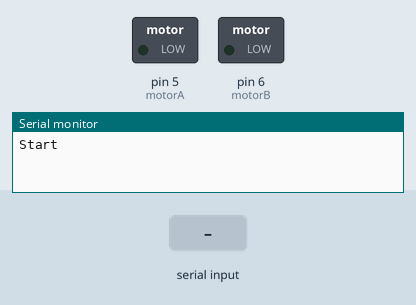
Recording of a sketch running on a simulated Arduino Uno, built with avr-gcc and run on an emulated ATmega328P. Shown: switched loads named in the sketch (green lamp = pin HIGH), the last lines printed to the serial monitor. The inputs (shaded band) are chosen by the test bench.

Above: at 1.2 s.
1.3 s: "F" received over Serial
At 1.9 s:
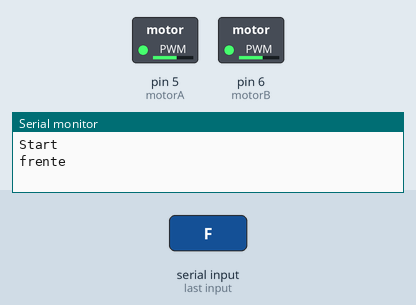
2.8 s: "L" received over Serial
At 3.1 s:
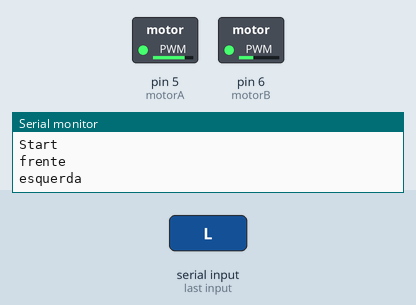
4.3 s: "R" received over Serial
At 5.4 s:
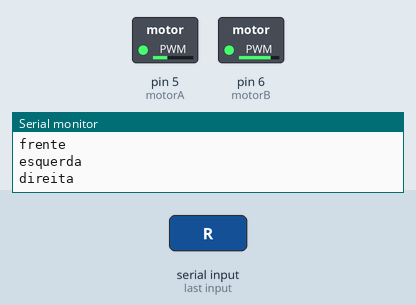
5.8 s: "S" received over Serial
At 6.5 s:
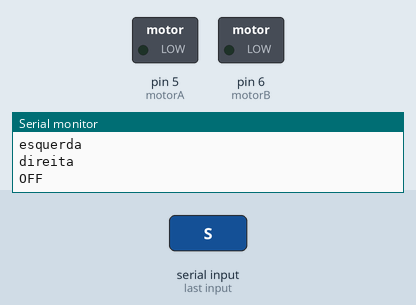
Timing chart, 0 to 8.3 s (numbered marks = the images above; inputs shaded):
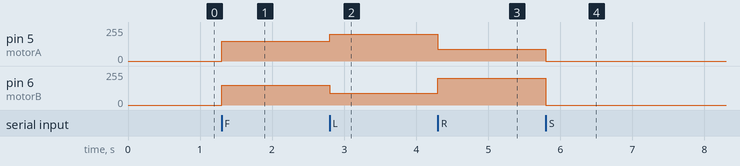

The sketch:

carroserial2.ino
```cpp
/*
  comandos:
    - F : para frente
    - B : para tras
    - R : direita
    - L : esuerda
    - S : for OFF

*/
const int motorA = 5;
const int motorB = 6;
const int dirA = 7;
const int dirB = 8;

byte b;

// ------------------------------------------------

void setup(){
  Serial.begin(9600);
  Serial.println("Start");

  pinMode(motorA, OUTPUT);
  pinMode(motorB, OUTPUT);
  // pinMode(dirA, OUTPUT);
  // pinMode(dirB, OUTPUT);

}


// ------------------------------------------------

void loop(){

  if(Serial.available() > 0){
    b = Serial.read();

    switch(b){
      // Para frente-------------------------------
      case 'F':
       Serial.println("frente");
       digitalWrite(dirA, HIGH); //SENTIDO DE ROTACAO
       analogWrite(motorA, 150); //VELOCIDADE
       digitalWrite(dirB, HIGH); //SENTIDO DE ROTACAO
       analogWrite(motorB, 150); //VELOCIDADE

       break;

      // Para tras-------------------------------
      case 'B':
       Serial.println("tras");
       digitalWrite(dirA, LOW); //SENTIDO DE ROTACAO
       analogWrite(motorA, 150); //VELOCIDADE
       digitalWrite(dirB, LOW); //SENTIDO DE ROTACAO
       analogWrite(motorB, 150); //VELOCIDADE

       break;

      //  Direita--------------------------------
      case 'L':
        Serial.println("esquerda");
        digitalWrite(dirA, HIGH);
        analogWrite(motorA, 200);
        digitalWrite(dirB, HIGH);
        analogWrite(motorB, 90);

        break;
      // Esquerda------------------------------
      case 'R':
        Serial.println("direita");
        digitalWrite(dirA, HIGH);
        analogWrite(motorA, 90);
        digitalWrite(dirB, HIGH);
        analogWrite(motorB, 200);

        break;

      // Off------------------------------------
      case 'S':
        analogWrite(motorA, 0); //VELOCIDADE
        analogWrite(motorB, 0); //VELOCIDADE

        Serial.println("OFF");
        break;

      default:
        Serial.println("INVALIDO!");
        break;
      }
  }

}
```

Measured:
- after the input at 1.3 s, pin 5 (motorA), pin 6 (motorB): 0/255 → 150/255 at once
- after the input at 2.8 s, pin 5 (motorA): 150/255 → 200/255 at once; pin 6 (motorB): 150/255 → 90/255 at once
- after the input at 4.3 s, pin 5 (motorA): 200/255 → 90/255 at once; pin 6 (motorB): 90/255 → 200/255 at once
- after the input at 5.8 s, pin 5 (motorA): 90/255 → 0/255 at once; pin 6 (motorB): 200/255 → 0/255 at once
